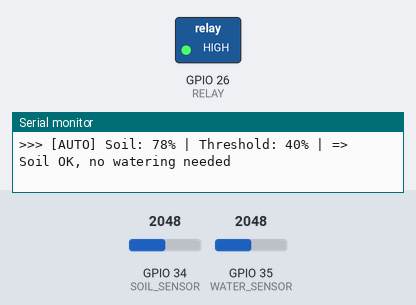
The sketch below on a simulated ESP32. Parts: switched loads named in the sketch (green lamp = pin HIGH), the last lines printed to the serial monitor. The test bench sets the inputs (shaded band); at power-on: GPIO 34 (SOIL_SENSOR) = 2048, GPIO 35 (WATER_SENSOR) = 2048. WiFi joins after 1.5 s; servers stay silent unless stated; the local clock reads 2024-03-15 10:24:30 at power-on unless the sketch sets it; random numbers use the default seed unless the sketch sets one; EEPROM starts erased; no MQTT or app messages arrive unless stated.

Above: at 2.7 s.
2.8 s: GPIO 34 (SOIL_SENSOR) set to 3007
7.5 s: GPIO 34 (SOIL_SENSOR) set to 3111
At 8.5 s:
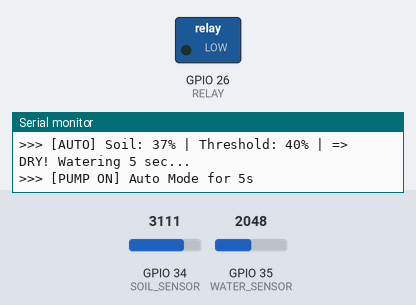
9.0 s: GPIO 35 (WATER_SENSOR) set to 269
14.0 s: GPIO 35 (WATER_SENSOR) set to 226
At 14.5 s:
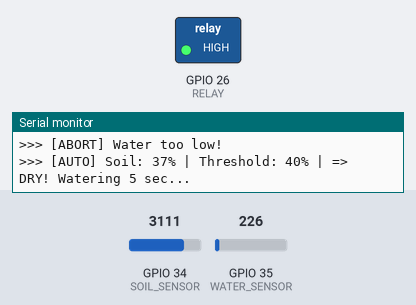
Timing chart, 0 to 17.0 s (numbered marks = the images above; inputs shaded):
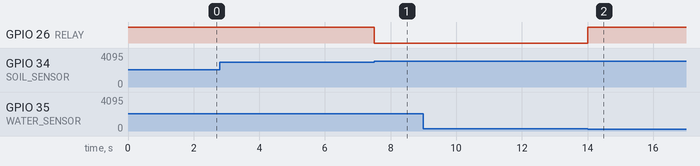

The sketch:

device.ino
```cpp
#include "soc/soc.h"
#include "soc/rtc_cntl_reg.h"
#include <WiFi.h>
#include <WiFiClientSecure.h>
#include <PubSubClient.h>
#include <EEPROM.h>
#include <time.h>

// ================= CONFIG =================
const char* BACKUP_SSID = "RodjaiBackup";
const char* BACKUP_PASS = "rodjai12345678";
const char* DEVICE_SN = "test"; // << Serial Number ของอุปกรณ์

const char* mqtt_server = "2a0af9cc562347279c263a9df3d1f13f.s1.eu.hivemq.cloud";
const int mqtt_port = 8883;
const char* mqtt_username = "myesp32";
const char* mqtt_password = "Pcru2442007";

const char* ntpServer = "pool.ntp.org";
const long gmtOffset_sec = 7 * 3600;

// ================= EEPROM =================
#define EEPROM_SIZE 256
#define SSID_ADDR   0     // 0-63   (64 bytes สำหรับ SSID)
#define PASS_ADDR   64    // 64-191 (128 bytes สำหรับ Password)
#define FLAG_ADDR   200   // 1 byte flag ว่ามี credentials หรือยัง
#define EEPROM_FLAG 0xAA  // flag value ที่บอกว่าบันทึกแล้ว

// ================= PIN & LOGIC =================
#define RELAY 26
#define SOIL_SENSOR 34
#define WATER_SENSOR 35
#define PUMP_ON LOW    // Active Low
#define PUMP_OFF HIGH  // Active Low

// ================= VARIABLES =================
WiFiClientSecure espClient;
PubSubClient client(espClient);

enum Mode { AUTO = 0, TIMER = 1, MANUAL_MODE = 2 };
Mode currentMode = AUTO;

bool isPumpRunning = false;
unsigned long pumpStartTime = 0;
unsigned long pumpLimitMs = 0;
unsigned long lastMsg = 0;
unsigned long lastAutoRun = 0;
const long autoCooldown = 10000;    // พัก 10 วินาทีค่อยเช็คดินใหม่

int targetMoisture = 40;
int timerStartHour = 8;
int timerStartMin = 0;
int timerDurationMin = 10;
bool timerTriggeredToday = false;

// ================= EEPROM FUNCTIONS =================
void writeStringToEEPROM(int addr, String data, int maxLen) {
  for (int i = 0; i < maxLen; i++) {
    if (i < data.length()) {
      EEPROM.write(addr + i, data[i]);
    } else {
      EEPROM.write(addr + i, 0);
    }
  }
}

String readStringFromEEPROM(int addr, int maxLen) {
  String result = "";
  for (int i = 0; i < maxLen; i++) {
    char c = EEPROM.read(addr + i);
    if (c == 0) break;
    result += c;
  }
  return result;
}

void saveWiFiCredentials(String ssid, String password) {
  writeStringToEEPROM(SSID_ADDR, ssid, 64);
  writeStringToEEPROM(PASS_ADDR, password, 128);
  EEPROM.write(FLAG_ADDR, EEPROM_FLAG);
  EEPROM.commit();
  Serial.println(">>> WiFi credentials saved to EEPROM!");
  Serial.println(">>> SSID: " + ssid);
}

bool loadWiFiCredentials(String &ssid, String &password) {
  if (EEPROM.read(FLAG_ADDR) != EEPROM_FLAG) {
    Serial.println(">>> No saved WiFi in EEPROM");
    return false;
  }
  ssid = readStringFromEEPROM(SSID_ADDR, 64);
  password = readStringFromEEPROM(PASS_ADDR, 128);
  Serial.println(">>> Loaded saved WiFi: " + ssid);
  return ssid.length() > 0;
}

// ================= PUMP CONTROL =================
void stopPump() {
  digitalWrite(RELAY, PUMP_OFF);
  isPumpRunning = false;
  lastAutoRun = millis();
  Serial.println(">>> [PUMP OFF]");
}

void startPump(unsigned long durationMs, String reason) {
  int waterRaw = analogRead(WATER_SENSOR);
  int waterPercent = constrain(map(waterRaw, 0, 2500, 0, 100), 0, 100);

  if (waterPercent < 10) {
    Serial.println(">>> [ABORT] Water too low!");
    return;
  }

  digitalWrite(RELAY, PUMP_ON);
  isPumpRunning = true;
  pumpStartTime = millis();
  pumpLimitMs = durationMs;
  Serial.println(">>> [PUMP ON] " + reason + " for " + String(durationMs/1000) + "s");
}

// ================= MQTT & WIFI =================
bool tryConnectWiFi(const char* ssid, const char* password, int maxRetry) {
  Serial.printf("\nConnecting to WiFi: %s\n", ssid);
  WiFi.mode(WIFI_STA);
  WiFi.begin(ssid, password);
  int retry = 0;
  while (WiFi.status() != WL_CONNECTED && retry < maxRetry) {
    delay(500); Serial.print("."); retry++;
  }
  if (WiFi.status() == WL_CONNECTED) {
    Serial.println("\nWiFi Connected! IP: " + WiFi.localIP().toString());
    return true;
  }
  Serial.println("\nFailed to connect to " + String(ssid));
  WiFi.disconnect();
  return false;
}

void setup_wifi() {
  // 1. ลองใช้ WiFi ที่บันทึกไว้ใน EEPROM ก่อน
  String savedSSID, savedPass;
  if (loadWiFiCredentials(savedSSID, savedPass)) {
    if (tryConnectWiFi(savedSSID.c_str(), savedPass.c_str(), 20)) {
      configTime(gmtOffset_sec, 0, ntpServer);
      return;  // เชื่อมต่อได้แล้ว!
    }
    Serial.println(">>> Saved WiFi failed, trying backup...");
  }

  // 2. Fallback ไปใช้ WiFi สำรอง (RodjaiBackup)
  if (tryConnectWiFi(BACKUP_SSID, BACKUP_PASS, 20)) {
    configTime(gmtOffset_sec, 0, ntpServer);
  }
}

void callback(char* topic, byte* payload, unsigned int length) {
  String msg = "";
  for (int i = 0; i < length; i++) msg += (char)payload[i];
  Serial.println("MQTT In: " + msg);

  if (msg.startsWith("ON:")) {
    currentMode = MANUAL_MODE;
    startPump(msg.substring(3).toInt() * 1000, "Manual Command");
  } else if (msg == "OFF") {
    stopPump();
  } else if (msg.startsWith("SET_MODE:")) {
    if (isPumpRunning) stopPump(); // หยุดปั๊มก่อนเปลี่ยนโหมด
    currentMode = (Mode)msg.substring(9).toInt();
    Serial.printf("Mode switched to: %d\n", currentMode);
  } else if (msg.startsWith("SET_MOIST:")) {
    targetMoisture = msg.substring(10).toInt();
    Serial.printf("Moisture threshold: %d%%\n", targetMoisture);
  }
  // ===== รับคำสั่งเปลี่ยน WiFi จากหน้าเว็บ =====
  else if (msg.startsWith("WIFI:")) {
    String wifiData = msg.substring(5); // ตัด "WIFI:" ออก → "ssid,password"
    int commaIndex = wifiData.indexOf(',');
    if (commaIndex > 0) {
      String newSSID = wifiData.substring(0, commaIndex);
      String newPass = wifiData.substring(commaIndex + 1);
      Serial.println(">>> Received new WiFi config!");
      Serial.println(">>> New SSID: " + newSSID);
      Serial.println(">>> Saving to EEPROM...");
      saveWiFiCredentials(newSSID, newPass);

      // แจ้งผ่าน MQTT ก่อน restart
      String ack = "{\"wifi_update\":\"ok\",\"new_ssid\":\"" + newSSID + "\"}";
      client.publish("sensor/data", ack.c_str());
      delay(1000);  // รอให้ส่ง MQTT ก่อน

      Serial.println(">>> Rebooting to connect new WiFi...");
      ESP.restart();  // restart เพื่อเชื่อมต่อ WiFi ใหม่
    } else {
      Serial.println(">>> Invalid WIFI command format! Expected WIFI:ssid,password");
    }
  }
}

void reconnect() {
  while (!client.connected()) {
    if (WiFi.status() != WL_CONNECTED) return;
    String clientId = "ESP32-Rodjai-" + String(random(0xffff), HEX);
    if (client.connect(clientId.c_str(), mqtt_username, mqtt_password)) {
      client.subscribe("sensor/command");
      Serial.println("MQTT Connected");
    } else {
      delay(5000);
    }
  }
}

// ================= SETUP =================
void setup() {
  WRITE_PERI_REG(RTC_CNTL_BROWN_OUT_REG, 0);
  Serial.begin(115200);

  EEPROM.begin(EEPROM_SIZE);

  pinMode(RELAY, OUTPUT);
  digitalWrite(RELAY, PUMP_OFF); // ปิดปั๊มทันทีที่บูต

  setup_wifi();
  espClient.setInsecure();
  client.setServer(mqtt_server, mqtt_port);
  client.setCallback(callback);
}

// ================= LOOP =================
void loop() {
  unsigned long nowMs = millis();

  // 1. Safety FIRST — ทำก่อน WiFi check
  if (isPumpRunning) {
    // ปิดเมื่อครบเวลา
    if (nowMs - pumpStartTime >= pumpLimitMs) {
      Serial.println(">>> [SAFETY] Time limit reached");
      stopPump();
    }
    // ปิดทันทีถ้าน้ำในถังหมด (เช็คตลอดเวลา)
    int waterNow = constrain(map(analogRead(WATER_SENSOR), 0, 2500, 0, 100), 0, 100);
    if (waterNow < 10) {
      Serial.println(">>> [SAFETY] Water empty! Force stop!");
      stopPump();
    }
    // Auto mode: ปิดทันทีถ้าดินเปียกพอแล้ว
    if (currentMode == AUTO) {
      int soilNow = constrain(map(analogRead(SOIL_SENSOR), 4095, 1500, 0, 100), 0, 100);
      if (soilNow >= targetMoisture) {
        Serial.println(">>> [AUTO] Soil wet enough, stopping pump");
        stopPump();
      }
    }
  }

  // 2. WiFi & MQTT
  if (WiFi.status() != WL_CONNECTED) {
    if (nowMs - lastMsg > 5000) { WiFi.reconnect(); lastMsg = nowMs; }
    return; // ข้าม logic แต่ safety check ด้านบนยังทำงาน
  }
  if (!client.connected()) reconnect();
  client.loop();

  // 3. Logic Control (เฉพาะตอนปั๊มไม่ทำงาน)
  if (!isPumpRunning) {
    struct tm timeinfo;
    bool timeOk = getLocalTime(&timeinfo);

    // --- AUTO MODE: รด 5 วิ → เช็คดิน → ยังไม่ถึง min → รดต่อ ---
    if (currentMode == AUTO) {
      int soilRaw = analogRead(SOIL_SENSOR);
      int soilPercent = constrain(map(soilRaw, 4095, 1500, 0, 100), 0, 100);
      Serial.printf(">>> [AUTO] Soil: %d%% | Threshold: %d%% | ", soilPercent, targetMoisture);

      if (soilPercent < targetMoisture) {
        Serial.println("=> DRY! Watering 5 sec...");
        startPump(5000, "Auto Mode");  // รด 5 วินาที
      } else {
        Serial.println("=> Soil OK, no watering needed");
      }
    }
    // --- TIMER MODE ---
    else if (currentMode == TIMER && timeOk) {
      if (timeinfo.tm_hour == timerStartHour && timeinfo.tm_min == timerStartMin) {
        if (!timerTriggeredToday) {
          startPump(timerDurationMin * 60000UL, "Timer Mode");
          timerTriggeredToday = true;
        }
      }
      if (timeinfo.tm_hour != timerStartHour || timeinfo.tm_min != timerStartMin) {
        timerTriggeredToday = false;
      }
    }
  }

  // 4. Publish Data ทุก 3 วินาที
  if (nowMs - lastMsg > 3000) {
    lastMsg = nowMs;
    int soilRaw = analogRead(SOIL_SENSOR);
    int waterRaw = analogRead(WATER_SENSOR);
    int soilPercent = constrain(map(soilRaw, 4095, 1500, 0, 100), 0, 100);
    int waterPercent = constrain(map(waterRaw, 0, 2500, 0, 100), 0, 100);

    Serial.printf("DEBUG | SoilRaw: %d (%d%%) | WaterRaw: %d (%d%%)\n", soilRaw, soilPercent, waterRaw, waterPercent);

    String json = "{\"device\":\"" + String(DEVICE_SN) +
                  "\",\"moisture\":" + String(soilPercent) +
                  ",\"soil_raw\":" + String(soilRaw) +
                  ",\"water_raw\":" + String(waterRaw) +
                  ",\"mode\":" + String(currentMode) +
                  ",\"pump\":\"" + (isPumpRunning ? "ON" : "OFF") +
                  "\",\"water\":" + String(waterPercent) +
                  ",\"threshold\":" + String(targetMoisture) + "}";
    client.publish("sensor/data", json.c_str());
  }
}
```

Measured:
- the behaviour switches between 3057 and 3058 on GPIO 34 (SOIL_SENSOR) (found by bisection; images 0 and 1)
- the behaviour switches between 250 and 249 on GPIO 35 (WATER_SENSOR) (found by bisection; images 1 and 2)
- after the input at 7.5 s, GPIO 26 (RELAY): HIGH → LOW at once
- after the input at 14.0 s, GPIO 26 (RELAY): LOW → HIGH at once
